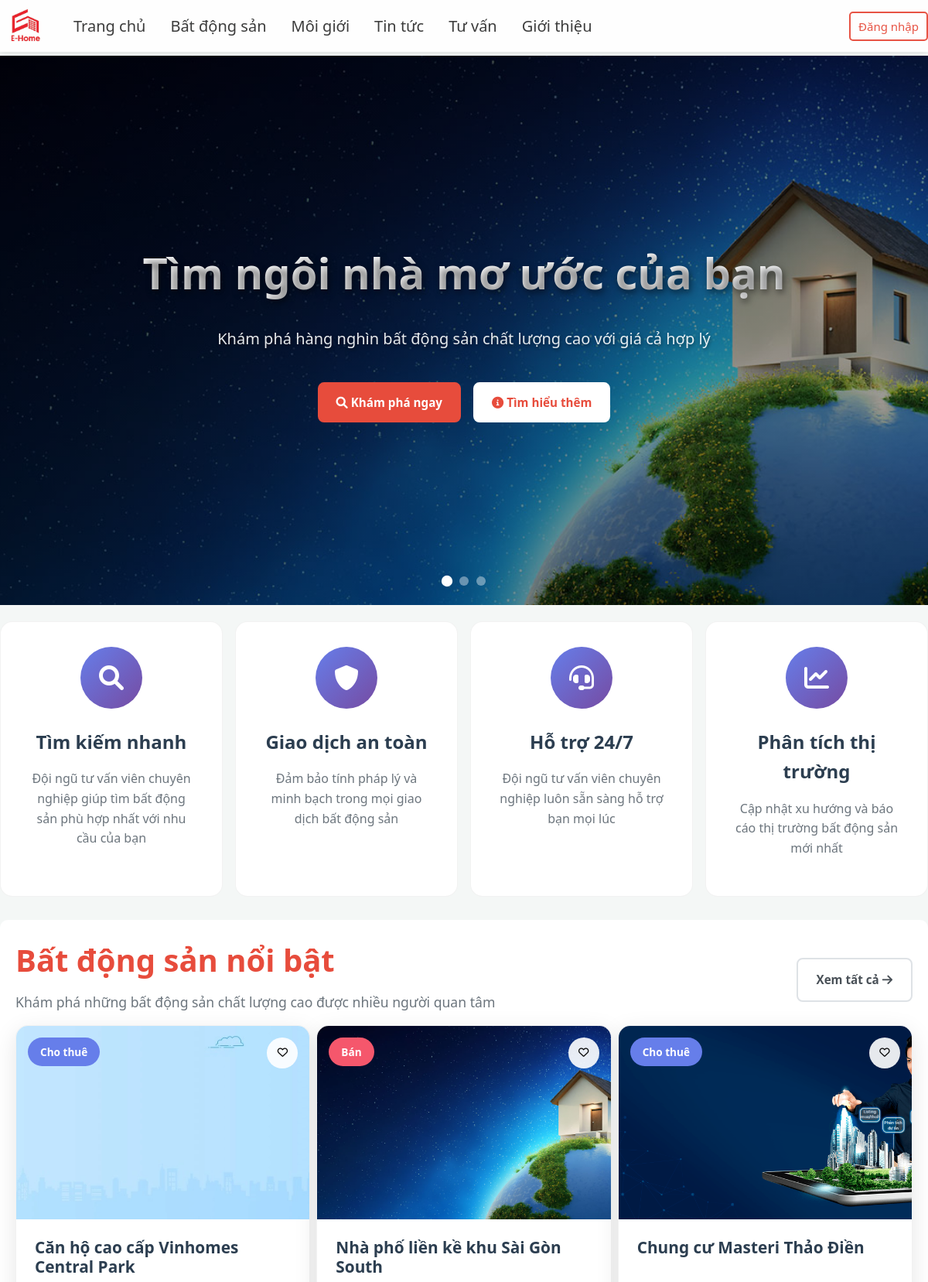
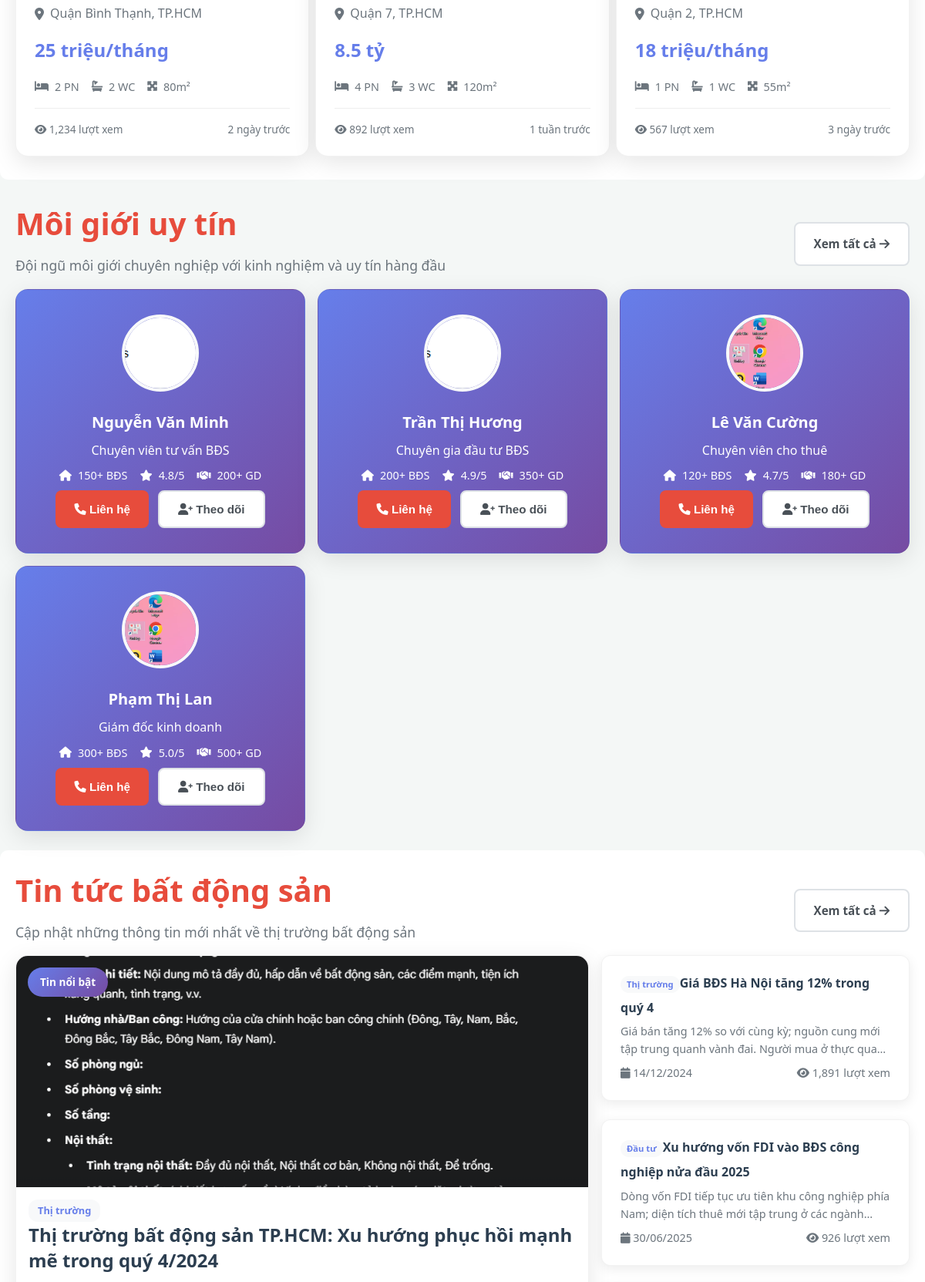
The app's page /user/index.php (upper part) with its own data (2 pictures, top to bottom).
### tables this page shows
CREATE TABLE `news` (
  `id` int(11) NOT NULL,
  `title` varchar(256) NOT NULL,
  `image` varchar(256) NOT NULL,
  `content` text NOT NULL,
  `createdAt` date NOT NULL,
  `views` int(11) NOT NULL DEFAULT 0,
  `pin` tinyint(1) NOT NULL DEFAULT 1,
  `typeId` int(11) NOT NULL
);

CREATE TABLE `typenews` (
  `id` int(11) NOT NULL,
  `name` varchar(256) NOT NULL,
  `description` text DEFAULT NULL
);

### user/views/page/home.php (the view, shortened to what the rows shown need)
<div class="home-container">
    <div class="hero-banner-wrapper">
        <section class="hero-section">
        <div class="hero-slider">
            <div class="hero-slide active">
                <div class="hero-content">
                    <div class="container">
                        <h1 class="hero-title">Tìm ngôi nhà mơ ước của bạn</h1>
                    </div>
                </div>
            </div>
        </div>
        </section>
    </div>
<section class="properties-section">
    <div class="container" style="padding: 0 20px;">
        <div class="section-header">
            <div class="section-title">
                <h2>Bất động sản nổi bật</h2>
            </div>
        </div>
    </div>
</section>
<section class="brokers-section">
    <div class="container" style="padding: 0 20px;">
        <div class="section-header">
            <div class="section-title">
                <h2>Môi giới uy tín</h2>
            </div>
        </div>
    </div>
</section>
<section class="news-section">
    <div class="container" style="padding: 0 20px;">
        <div class="section-header">
            <div class="section-title">
                <h2>Tin tức bất động sản</h2>
            </div>
        </div>
        <div class="news-grid">
            <?php if (!empty($pinNewsHome)): ?>
            <article class="news-card featured">
                <div class="news-image">
                    <img src="../admin/uploads/news/<?= $pinNewsHome[0]['image'] ?>" alt="<?= ($pinNewsHome[0]['title']) ?>">
                    <div class="news-badge">Tin nổi bật</div>
                </div>
                <div class="news-content">
                    <div class="news-category"><?= ($pinNewsHome[0]['name']) ?></div>
                    <h3 class="news-title"><?= ($pinNewsHome[0]['title']) ?></h3>
                </div>
            </article>
            <?php endif; ?>
            <div class="news-list">
                <?php foreach ($listNewsHome as $news): ?>
                <article class="news-item">
                    <div class="news-info">
                        <h4 class="news-title"><div class="news-category small"><?= $news['name'] ?></div><?= $news['title'] ?></h4>
                        <p class="news-excerpt"><?= strip_tags($news['content']) ?></p>
                        <div class="news-meta">
                            <span class="news-date">
                                <i class="fas fa-calendar"></i>
                                <?= date('d/m/Y', strtotime($news['createdAt'])) ?>
                            </span>
                             <span class="news-views">
                            <i class="fas fa-eye"></i>
                            <?= number_format($news['views']) ?> lượt xem
                        </span>
                        </div>
                    </div>
                </article>
                <?php endforeach; ?>
            </div>
        </div>
    </div>
</section>

### records on screen
news: image (picture), typeId.name "Thị trường", title "Thị trường bất động sản TP.HCM: Xu hướng phục hồi mạnh mẽ trong quý 4/2024"
news: typeId.name "Thị trường", title "Giá BĐS Hà Nội tăng 12% trong quý 4", content "Giá bán tăng 12% so với cùng kỳ; nguồn cung mới tập trung quanh vành đai. Người mua ở thực…", createdAt "14/12/2024", views "1,891"
news: typeId.name "Đầu tư", title "Xu hướng vốn FDI vào BĐS công nghiệp nửa đầu 2025", content "Dòng vốn FDI tiếp tục ưu tiên khu công nghiệp phía Nam; diện tích thuê mới tập trung ở các…", createdAt "30/06/2025", views "926"
